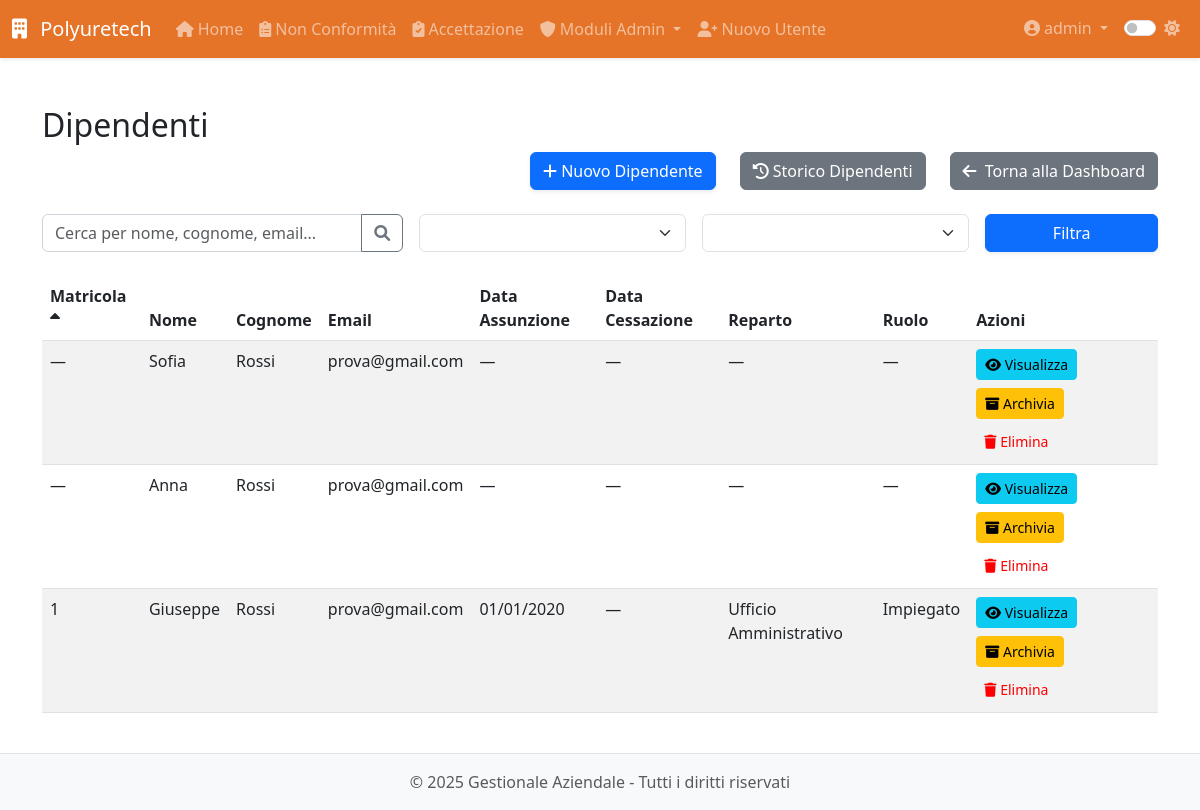
Page /modulo8/modulo8/dipendenti?sort_by=matricola&sort_order=asc&search=&reparto=&ruolo= (signed in) on the committed database.
### app/models.py (models this page shows, shortened)
class User(UserMixin, db.Model):
    __tablename__ = 'users'
    id = db.Column(db.Integer, primary_key=True)
    username = db.Column(db.String(64), unique=True, nullable=False, index=True)
    email = db.Column(db.String(120), unique=True, nullable=False, index=True)
    password_hash = db.Column(db.String(128), nullable=False)
    role = db.Column(db.String(20), default='operatore')  # 'operatore' o 'admin'
    created_at = db.Column(db.DateTime, default=datetime.utcnow)
    last_login = db.Column(db.DateTime)
    is_active = db.Column(db.Boolean, default=True)
    is_admin = db.Column(db.Boolean, default=False)
    modules = db.Column(db.String(255), default='')  # Lista di moduli accessibili separati da virgola
    modulo1_entries = db.relationship('Modulo1Entry',
                               backref='author',
                               lazy='dynamic',
                               foreign_keys='Modulo1Entry.user_id')
    modulo5_entries = db.relationship('Modulo5Entry',
                               backref='author',
                               lazy='dynamic',
                               foreign_keys='Modulo5Entry.user_id')
    def is_admin(self):
        return self.role == 'admin'

class Dipendente(db.Model):
    __tablename__ = 'dipendente'
    id = db.Column(db.Integer, primary_key=True)
    nome = db.Column(db.String(100), nullable=False)
    cognome = db.Column(db.String(100), nullable=False)
    data_nascita = db.Column(db.Date, nullable=False)
    luogo_nascita = db.Column(db.String(100), nullable=False)
    provincia_nascita = db.Column(db.String(2), nullable=False)
    codice_fiscale = db.Column(db.String(16))
    email = db.Column(db.String(120))
    telefono = db.Column(db.String(20))
    matricola = db.Column(db.String(20), unique=True)
    reparto = db.Column(db.String(100))
    ruolo = db.Column(db.String(100))
    data_assunzione_somministrazione = db.Column(db.Date)
    agenzia_somministrazione = db.Column(db.String(100))
    data_assunzione_indeterminato = db.Column(db.Date)
    legge_104 = db.Column(db.Boolean, default=False)
    donatore_avis = db.Column(db.Boolean, default=False)
    indirizzo_residenza = db.Column(db.String(200))
    citta_residenza = db.Column(db.String(100))
    provincia_residenza = db.Column(db.String(2))
    cap_residenza = db.Column(db.String(5))
    data_cessazione = db.Column(db.Date)
    note = db.Column(db.Text)
    archiviato = db.Column(db.Boolean, default=False)
    created_by_id = db.Column(db.Integer, db.ForeignKey('users.id'))
    created_by = db.relationship('User', backref='dipendenti_creati')
    competenze = db.relationship('Competenza',
                               secondary='dipendente_competenza',
                               backref=db.backref('dipendenti', lazy='dynamic'))
    competenze_associate = db.relationship('DipendenteCompetenza',
                                         back_populates='dipendente',
                                         overlaps="competenze,dipendenti")
    vestiario = db.relationship('Inventory',
                              secondary='prelievi_vestiario',
                              backref='dipendenti')
    performance = db.relationship('Performance', back_populates='dipendente', cascade='all, delete-orphan')
    partecipazioni_corsi = db.relationship('PartecipazioneCorso', backref='dipendente', lazy=True)
    corsi_sicurezza = db.relationship('CorsoSicurezza', secondary='dipendente_corso_sicurezza',
                                    backref=db.backref('dipendenti', lazy=True))
    @property
    def data_cessazione_date(self):
        return self.data_cessazione.date() if self.data_cessazione else None

### app/routes/modulo8.py (the view, shortened to what this page needs)
@modulo8.route('/modulo8/dipendenti')
@login_required
@admin_required
def dipendenti():
    search = request.args.get('search', '')
    reparto = request.args.get('reparto', '')
    ruolo = request.args.get('ruolo', '')
    sort_by = request.args.get('sort_by', 'nome')  # default sort by nome
    sort_order = request.args.get('sort_order', 'asc')  # default ascending
    query = Dipendente.query.filter_by(archiviato=False)
    if reparto:
        query = query.filter(Dipendente.reparto == reparto)
    if ruolo:
        query = query.filter(Dipendente.ruolo == ruolo)
    if sort_order == 'desc':
        query = query.order_by(getattr(Dipendente, sort_by).desc())
    else:
        query = query.order_by(getattr(Dipendente, sort_by).asc())
    dipendenti = query.all()
    reparti = db.session.query(Dipendente.reparto).distinct().filter(Dipendente.reparto.isnot(None)).all()
    reparti = [r[0] for r in reparti]
    ruoli = db.session.query(Dipendente.ruolo).distinct().filter(Dipendente.ruolo.isnot(None)).all()
    ruoli = [r[0] for r in ruoli]
    now = datetime.utcnow()
    return render_template(
        'modulo8/dipendenti.html',
        dipendenti=dipendenti,
        now=now,
        reparti=reparti,
        ruoli=ruoli,
        sort_by=sort_by,
        sort_order=sort_order
    )

### app/templates/modulo8/dipendenti.html (shortened to what this page needs)
{% extends 'base.html' %}
{% block content %}
<div class="module-view">
  <h2>Dipendenti</h2>
  <div class="d-flex justify-content-end gap-4 mb-4">
    <a href="{{ url_for('modulo8.nuovo_dipendente') }}" class="btn btn-primary">
      <i class="fas fa-plus"></i> Nuovo Dipendente
    </a>
    <a href="{{ url_for('modulo8.storico_dipendenti') }}" class="btn btn-secondary">
      <i class="fas fa-history"></i> Storico Dipendenti
    </a>
    <a href="{{ url_for('modulo8.dashboard') }}" class="btn btn-secondary">
      <i class="fas fa-arrow-left me-1"></i> Torna alla Dashboard
  </a>
  </div>
  <div class="search-container mb-4">
    <form action="{{ url_for('modulo8.dipendenti') }}" method="GET" class="row g-3">
      <div class="col-md-4">
        <div class="input-group">
          <input type="text" class="form-control" name="search" placeholder="Cerca per nome, cognome, email..." value="{{ request.args.get('search', '') }}">
          <button class="btn btn-outline-secondary" type="submit">
            <i class="fas fa-search"></i>
          </button>
        </div>
      </div>
      <div class="col-md-3">
        <select class="form-select" name="reparto">
          {% for rep in reparti %}
          <option value="{{ rep }}" {% if request.args.get('reparto') == rep %}selected{% endif %}>{{ rep }}</option>
          {% endfor %}
        </select>
      </div>
      <div class="col-md-3">
        <select class="form-select" name="ruolo">
          {% for r in ruoli %}
          <option value="{{ r }}" {% if request.args.get('ruolo') == r %}selected{% endif %}>{{ r }}</option>
          {% endfor %}
        </select>
      </div>
      <div class="col-md-2">
        <button type="submit" class="btn btn-primary w-100">Filtra</button>
      </div>
    </form>
  </div>
  <table class="table table-striped">
    <thead>
      <tr>
        <th>
          <a href="{{ url_for('modulo8.dipendenti', sort_by='matricola', sort_order='asc' if sort_by != 'matricola' or sort_order == 'desc' else 'desc', search=search, reparto=reparto, ruolo=ruolo) }}" class="text-decoration-none text-dark">
            Matricola
            {% if sort_by == 'matricola' %}
              <i class="fas fa-sort-{{ 'up' if sort_order == 'asc' else 'down' }}"></i>
            {% endif %}
          </a>
        </th>
        <th>
          <a href="{{ url_for('modulo8.dipendenti', sort_by='nome', sort_order='asc' if sort_by != 'nome' or sort_order == 'desc' else 'desc', search=search, reparto=reparto, ruolo=ruolo) }}" class="text-decoration-none text-dark">
            Nome
          </a>
        </th>
        <th>
          <a href="{{ url_for('modulo8.dipendenti', sort_by='cognome', sort_order='asc' if sort_by != 'cognome' or sort_order == 'desc' else 'desc', search=search, reparto=reparto, ruolo=ruolo) }}" class="text-decoration-none text-dark">
            Cognome
          </a>
        </th>
        <th>
          <a href="{{ url_for('modulo8.dipendenti', sort_by='email', sort_order='asc' if sort_by != 'email' or sort_order == 'desc' else 'desc', search=search, reparto=reparto, ruolo=ruolo) }}" class="text-decoration-none text-dark">
            Email
          </a>
        </th>
        <th>
          <a href="{{ url_for('modulo8.dipendenti', sort_by='data_assunzione_indeterminato', sort_order='asc' if sort_by != 'data_assunzione_indeterminato' or sort_order == 'desc' else 'desc', search=search, reparto=reparto, ruolo=ruolo) }}" class="text-decoration-none text-dark">
            Data Assunzione
          </a>
        </th>
        <th>
          <a href="{{ url_for('modulo8.dipendenti', sort_by='data_cessazione', sort_order='asc' if sort_by != 'data_cessazione' or sort_order == 'desc' else 'desc', search=search, reparto=reparto, ruolo=ruolo) }}" class="text-decoration-none text-dark">
            Data Cessazione
          </a>
        </th>
        <th>
          <a href="{{ url_for('modulo8.dipendenti', sort_by='reparto', sort_order='asc' if sort_by != 'reparto' or sort_order == 'desc' else 'desc', search=search, reparto=reparto, ruolo=ruolo) }}" class="text-decoration-none text-dark">
            Reparto
          </a>
        </th>
        <th>
          <a href="{{ url_for('modulo8.dipendenti', sort_by='ruolo', sort_order='asc' if sort_by != 'ruolo' or sort_order == 'desc' else 'desc', search=search, reparto=reparto, ruolo=ruolo) }}" class="text-decoration-none text-dark">
            Ruolo
          </a>
        </th>
        <th>Azioni</th>
      </tr>
    </thead>
    <tbody>
      {% for dip in dipendenti %}
      <tr>
        <td>{{ dip.matricola or '—' }}</td>
        <td>{{ dip.nome }}</td>
        <td>{{ dip.cognome }}</td>
        <td>{{ dip.email or '—' }}</td>
        <td>
          {% if dip.data_assunzione_indeterminato %}
            {{ dip.data_assunzione_indeterminato.strftime('%d/%m/%Y') }}
          {% elif dip.data_assunzione_somministrazione %}
            {{ dip.data_assunzione_somministrazione.strftime('%d/%m/%Y') }}
          {% else %}
            —
          {% endif %}
        </td>
        <td>{{ dip.data_cessazione_date.strftime('%d-%m-%Y') if dip.data_cessazione_date else '—' }}</td>
        <td>{{ dip.reparto or '—' }}</td>
        <td>{{ dip.ruolo or '—' }}</td>
        <td>
          <div class="d-flex gap-2 flex-wrap">
            <a href="{{ url_for('modulo8.profilo_dipendente', id=dip.id) }}" class="btn btn-sm btn-info">
              <i class="fas fa-eye"></i> Visualizza
            </a>
            <button type="button" class="btn btn-sm btn-warning" data-bs-toggle="modal" data-bs-target="#archiveModal{{ dip.id }}">
              <i class="fas fa-archive"></i> Archivia
            </button>
            <button type="button" class="btn btn-sm btn-danger" data-bs-toggle="modal" data-bs-target="#deleteModal{{ dip.id }}">
              <i class="fas fa-trash"></i> Elimina
            </button>
          </div>
        </td>
      </tr>
      {% endfor %}
    </tbody>
  </table>
</div>
{% endblock %}

### app/templates/base.html (shortened to what this page needs)
<!DOCTYPE html>
<html lang="it">
<head>
    <link href="https://cdn.jsdelivr.net/npm/bootstrap@5.3.0-alpha1/dist/css/bootstrap.min.css" rel="stylesheet">
    <link rel="stylesheet" href="https://cdnjs.cloudflare.com/ajax/libs/font-awesome/6.0.0/css/all.min.css">
    <link id="theme-style" rel="stylesheet" href="{{ url_for('static', filename='css/theme-' + theme + '.css') }}">
    <link rel="stylesheet" href="{{ url_for('static', filename='css/style.css') }}">
    <link rel="stylesheet" href="{{ url_for('static', filename='css/modulo8.css') }}">
</head>
<body>
    <header class="navbar navbar-expand-lg navbar-dark bg-primary sticky-top shadow-sm">
        <div class="container-fluid">
            <a class="navbar-brand" href="{{ url_for('dashboard.index') }}">
                <i class="fas fa-building me-2"></i> Polyuretech
            </a>
            <div class="collapse navbar-collapse" id="navbarMain">
                {% if current_user.is_authenticated %}
                <ul class="navbar-nav me-auto">
                    <li class="nav-item">
                        <a class="nav-link" href="{{ url_for('dashboard.index') }}">
                            <i class="fas fa-home me-1"></i>Home
                        </a>
                    </li>
                    <li class="nav-item">
                        <a class="nav-link" href="{{ url_for('modulo1.index') }}">
                            <i class="fas fa-clipboard-list me-1"></i>Non Conformità
                        </a>
                    </li>
                    <li class="nav-item">
                        <a class="nav-link" href="{{ url_for('modulo5.index') }}">
                            <i class="fas fa-clipboard-check me-1"></i>Accettazione
                        </a>
                    </li>
                    {% if current_user.is_admin() %}
                    <li class="nav-item dropdown">
                        <a class="nav-link dropdown-toggle" href="#" id="adminModulesDropdown" data-bs-toggle="dropdown">
                            <i class="fas fa-shield-alt me-1"></i>Moduli Admin
                        </a>
                    </li>
                    <li class="nav-item">
                        <a class="nav-link" href="{{ url_for('auth.register') }}">
                            <i class="fas fa-user-plus me-1"></i>Nuovo Utente
                        </a>
                    </li>
                    {% endif %}
                </ul>
                <ul class="navbar-nav ms-auto">
                    <li class="nav-item dropdown">
                        <a class="nav-link dropdown-toggle" href="#" id="userDropdown" data-bs-toggle="dropdown">
                            <i class="fas fa-user-circle me-1"></i>{{ current_user.username }}
                        </a>
                    </li>
                    <li class="nav-item">
                        <div class="nav-link">
                            <div class="form-check form-switch">
                                <input class="form-check-input" type="checkbox" id="darkModeToggle" {% if theme == 'dark' %}checked{% endif %}>
                                <label class="form-check-label" for="darkModeToggle">
                                    <i id="theme-icon" class="fas {% if theme == 'dark' %}fa-moon{% else %}fa-sun{% endif %}"></i>
                                </label>
                            </div>
                        </div>
                    </li>
                </ul>
                {% endif %}
            </div>
        </div>
    </header>
    <main class="container py-4">
        {% block content %}{% endblock %}
    </main>
    <footer class="footer mt-auto py-3 bg-light">
        <div class="container text-center">
            <span class="text-muted">&copy; {{ current_year }} {{ app_name }} - Tutti i diritti riservati</span>
        </div>
    </footer>
</body>
</html>

### rows in the picture
User: username "admin"
Dipendente: matricola "—", nome "Sofia", cognome "Rossi", email "prova@gmail.com", data_cessazione_date "—", reparto "—", ruolo "—"
Dipendente: matricola "—", nome "Anna", cognome "Rossi", email "prova@gmail.com", data_cessazione_date "—", reparto "—", ruolo "—"
Dipendente: matricola "1", nome "Giuseppe", cognome "Rossi", email "prova@gmail.com", data_assunzione_indeterminato "01/01/2020", data_cessazione_date "—", reparto "Ufficio Amministrativo", ruolo "Impiegato"

### other values in the picture
{{ app_name }} "Gestionale Aziendale"
